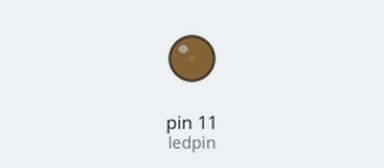
Bench run of a sketch on a simulated Arduino Uno, built with avr-gcc and run on an emulated ATmega328P. Shown: output pins drawn as LEDs (lit = HIGH).

Above: at 0.05 s.
At 2.15 s:
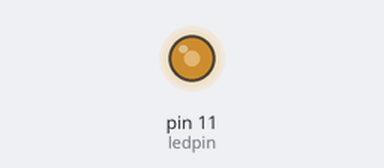
At 3.45 s:
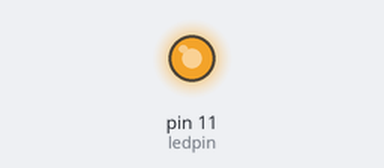
At 6.9 s:
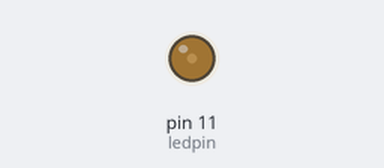
Timing chart, 0 to 10.1 s (numbered marks = the images above):
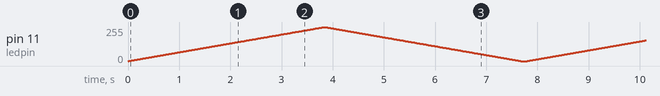

The sketch:

BreathingLed.ino
```cpp
/***********************************************************
File name: BreathingLed.ino
Description: PWM control the LED gradually from dark to
             brighter, then from brighter to dark
E-mail: wisdom.valley.ka@gmail.com
Date: 01/04/2024
***********************************************************/
int ledpin=11; //definition digital 11 pins as pin to control the LED

void setup ()
{
  pinMode(ledpin,OUTPUT); //Set digital 11 port mode, the OUTPUT for the output
}

void loop()
{
   for (int a=0; a<=255;a++)  //Loop, PWM control of LED brightness increase
   {
     analogWrite(ledpin,a);   //PWM output value a (0~255)
     delay(15);                //The duration of the current brightness level. 15ms
   }
   for (int a=255; a>=0;a--)  //Loop, PWM control of LED brightness Reduced
   {
     analogWrite(ledpin,a);   //PWM output value a (255~0)
     delay(15);                //The duration of the current brightness level. 15ms
   }
   delay(100);                //100ms delay
}
```
